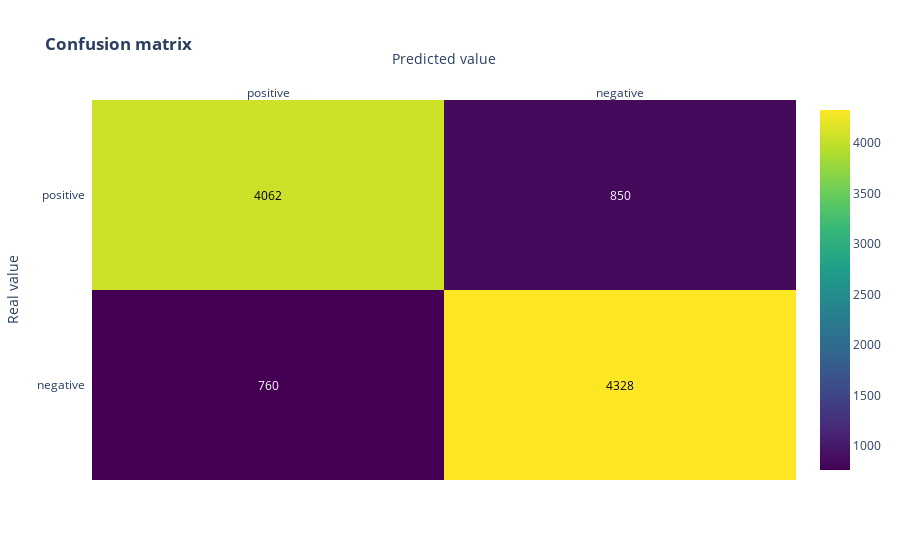

Notebook source saved alongside this figure:
### Code cell
conf_matrix(metrics.confusion_matrix(Y_test, y_predRF))

### Figure 1 — Plotly figure (JSON) as saved in the notebook; plotly's stock layout.template omitted (floating-point values rounded to 4 significant figures)
{"data": [{"colorscale": [[0, "#440154"], [0.1111, "#482878"], [0.2222, "#3e4989"], [0.3333, "#31688e"], [0.4444, "#26828e"], [0.5556, "#1f9e89"], [0.6667, "#35b779"], [0.7778, "#6ece58"], [0.8889, "#b5de2b"], [1, "#fde725"]], "reversescale": false, "showscale": true, "type": "heatmap", "x": ["positive", "negative"], "y": ["negative", "positive"], "z": [[760, 4328], [4062, 850]]}], "layout": {"annotations": [{"font": {"color": "#FFFFFF"}, "showarrow": false, "text": "760", "x": "positive", "xref": "x", "y": "negative", "yref": "y"}, {"font": {"color": "#000000"}, "showarrow": false, "text": "4328", "x": "negative", "xref": "x", "y": "negative", "yref": "y"}, {"font": {"color": "#000000"}, "showarrow": false, "text": "4062", "x": "positive", "xref": "x", "y": "positive", "yref": "y"}, {"font": {"color": "#FFFFFF"}, "showarrow": false, "text": "850", "x": "negative", "xref": "x", "y": "positive", "yref": "y"}], "title": {"text": "<b>Confusion matrix</b>"}, "xaxis": {"dtick": 1, "gridcolor": "rgb(0, 0, 0)", "side": "top", "ticks": "", "title": {"text": "Predicted value"}}, "yaxis": {"dtick": 1, "ticks": "", "ticksuffix": "  ", "title": {"text": "Real value"}}}}
